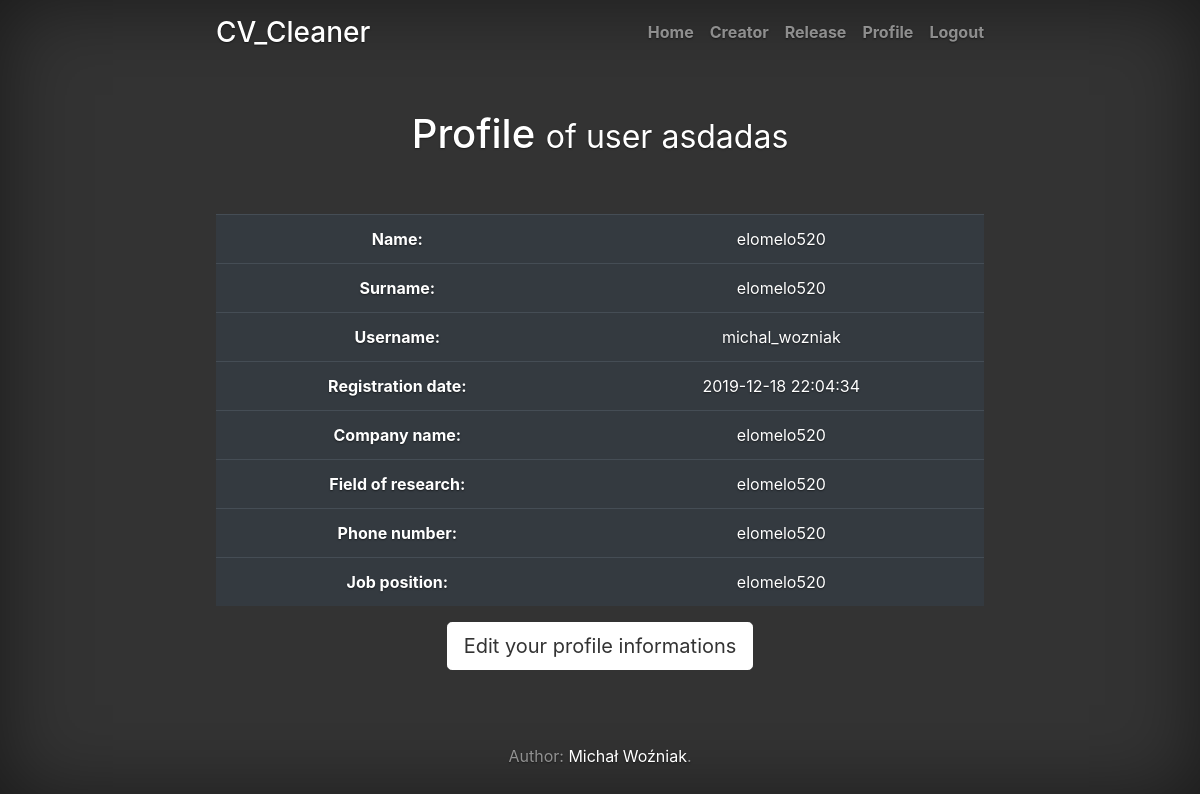
Page /profile (signed in) on the committed database.
### tables this page shows
CREATE TABLE users(ID INTEGER PRIMARY KEY AUTOINCREMENT, name VARCHAR(100), surname VARCHAR(100), email VARCHAR(100), username VARCHAR(100), password VARCHAR(100), register_date TIMESTAMP DEFAULT CURRENT_TIMESTAMP);

CREATE TABLE users_additional_informations(
   ID INTEGER PRIMARY KEY, company_name VARCHAR(100),
   field_of_research VARCHAR(100), phone_number VARCHAR(20),
   job_position VARCHAR(100) 
);

### application.py (the view)
@app.route("/profile")
@logged_in_checker
def profile():
    c = sqlite3.connect('databases/coreApp.db')
    conn = c.cursor()
    tmp = f"CREATE VIEW profile_view AS SELECT name, surname, username, register_date, company_name, field_of_research, phone_number,job_position FROM users as A LEFT JOIN users_additional_informations as B on B.ID = A.ID WHERE A.ID = {session.get('ID')}"
    conn.execute("DROP VIEW IF EXISTS profile_view")
    conn.execute(tmp)
    conn.execute("select* from view_name")
    conn.row_factory = sqlite3.Row
    rows = conn.fetchall()
    data = dict(rows[0])
    conn.close()
    return render_template("profile.html", text=data)

### application.py (called while the page is built)
def logged_in_checker(f):
    @wraps(f)
    def wrap(*args, **kwargs):
        if 'logged_in' in session:
            return f(*args, **kwargs)
        else:
            flash('Unauthorized!, Please login now!', 'danger')
            return redirect(url_for('signin'))
    return wrap

### templates/profile.html
{% extends 'layout.html' %}
{% block body %}
<h1>Profile <small> of user {{session.username}} </small></h1>
<br></br>
<table class="table table-dark">
    <tbody>
      <tr>
        <th scope="row">Name: </th>
        <td>{{text.name}}</td>
      </tr>
      <tr>
        <th scope="row">Surname: </th>
        <td>{{text.surname}}</td>
      </tr>
      <tr>
        <th scope="row">Username: </th>
        <td>{{text.username}}</td>
      </tr>
      <tr>
        <th scope="row">Registration date: </th>
        <td>{{text.register_date}}</td>
      </tr>
      <tr>
        <th scope="row">Company name: </th>
        <td>{{text.company_name}}</td>
      </tr>
      <tr>
        <th scope="row">Field of research: </th>
        <td>{{text.field_of_research}}</td>
      </tr>
      <tr>
        <th scope="row">Phone number: </th>
        <td>{{text.phone_number}}</td>
      </tr>
      <tr>
        <th scope="row">Job position: </th>
        <td>{{text.job_position}}</td>
      </tr>
    </tbody>
  </table>
  <p class="lead">
<a href="/profile_edit" class="btn btn-lg btn-secondary">Edit your profile informations</a>
</p>
{% endblock %}

### templates/layout.html (shortened to what this page needs)
<!DOCTYPE html>
<html lang="en">
    <head>
        <link rel="stylesheet" href="https://stackpath.bootstrapcdn.com/bootstrap/4.4.1/css/bootstrap.min.css">
           <link href="static\cover.css" rel="stylesheet">
    </head>
    <body class="text-center">
        <div class="cover-container d-flex w-100 h-100 p-3 mx-auto flex-column" >
                <header class="masthead mb-auto">
                    <div class="inner">
                    <h3 class="masthead-brand">CV_Cleaner</h3>
                    {% include 'includes/_navbar.html' %}
                    </div>
                </header>
                {% block body %}{% endblock %}
                <footer class="mastfoot mt-auto">
                    <div class="inner">
                    <p>Author: <a href="https://www.linkedin.com/in/micha%C5%82-wo%C5%BAniak-0a89ab160/">Michał Woźniak</a>.</p>
                    </div>
                </footer>
                </div>
    </body>
    </html>

### templates/includes/_navbar.html
<nav class="nav nav-masthead justify-content-center">
        <a class="nav-link " href="/">Home</a>
        {% if session.logged_in %}
        <a class="nav-link " href="/creator">Creator</a>
        <a class="nav-link" href = "/release">Release</a>
        <a class="nav-link" href = "/profile">Profile</a>
        <a class="nav-link" href="/logout">Logout</a>
            {% else %}
            <a class="nav-link" href="/features">Features</a>
            <a class="nav-link" href="/features_more">Our algorithms</a>
            <a class="nav-link" href="/contact">Contact</a>
        <a class="nav-link " href="/signup">Sign up</a>
        <a class="nav-link" href="/signin">Sign in</a>
            {% endif %}
    </nav>

### static/cover.css (style rules this page uses)
a, a:focus, a:hover { color: #fff; }
.btn-secondary, .btn-secondary:hover, .btn-secondary:focus { color: #333; text-shadow: none; background-color: #fff; border: .05rem solid #fff; }
html, body { height: 100%; background-color: #333; }
body { display: -ms-flexbox; display: flex; color: #fff; text-shadow: 0 .05rem .1rem rgba(0, 0, 0, .5); box-shadow: inset 0 0 5rem rgba(0, 0, 0, .5); }
.cover-container { max-width: 50em; }
.masthead { margin-bottom: 2rem; }
.masthead-brand { margin-bottom: 0; }
.nav-masthead .nav-link { padding: .25rem 0; font-weight: 700; color: rgba(255, 255, 255, .5); background-color: transparent; border-bottom: .25rem solid transparent; }
.nav-masthead .nav-link + .nav-link { margin-left: 1rem; }
@media (min-width: 48em) { .masthead-brand { float: left; } }
@media (min-width: 48em) { .nav-masthead { float: right; } }
.mastfoot { color: rgba(255, 255, 255, .5); }

### rows in the picture
users: name "elomelo520", surname "elomelo520", username "michal_wozniak", register_date "2019-12-18 22:04:34"
users_additional_informations: company_name "elomelo520", field_of_research "elomelo520", phone_number "elomelo520", job_position "elomelo520"

### other values in the picture
{{ session.username }} "asdadas"
